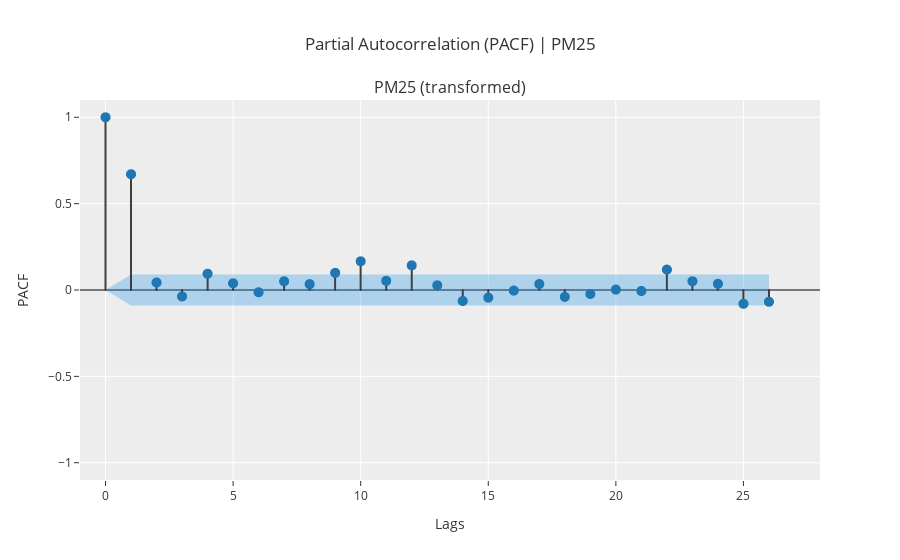

The notebook cell this image was saved under:
### Code cell
plot_model(plot='pacf')

### Figure 1 — Plotly figure (JSON) as saved in the notebook; plotly's stock layout.template omitted (floating-point values rounded to 4 significant figures)
{"data": [{"line": {"color": "#3f3f3f"}, "marker": {"size": 10}, "mode": "lines", "name": "PACF", "showlegend": false, "type": "scattergl", "x": [0, 0], "xaxis": "x", "y": [0, 1], "yaxis": "y"}, {"line": {"color": "#3f3f3f"}, "marker": {"size": 10}, "mode": "lines", "name": "PACF", "showlegend": false, "type": "scattergl", "x": [1, 1], "xaxis": "x", "y": [0, 0.6703], "yaxis": "y"}, {"line": {"color": "#3f3f3f"}, "marker": {"size": 10}, "mode": "lines", "name": "PACF", "showlegend": false, "type": "scattergl", "x": [2, 2], "xaxis": "x", "y": [0, 0.04327], "yaxis": "y"}, {"line": {"color": "#3f3f3f"}, "marker": {"size": 10}, "mode": "lines", "name": "PACF", "showlegend": false, "type": "scattergl", "x": [3, 3], "xaxis": "x", "y": [0, -0.03714], "yaxis": "y"}, {"line": {"color": "#3f3f3f"}, "marker": {"size": 10}, "mode": "lines", "name": "PACF", "showlegend": false, "type": "scattergl", "x": [4, 4], "xaxis": "x", "y": [0, 0.09423], "yaxis": "y"}, {"line": {"color": "#3f3f3f"}, "marker": {"size": 10}, "mode": "lines", "name": "PACF", "showlegend": false, "type": "scattergl", "x": [5, 5], "xaxis": "x", "y": [0, 0.03889], "yaxis": "y"}, {"line": {"color": "#3f3f3f"}, "marker": {"size": 10}, "mode": "lines", "name": "PACF", "showlegend": false, "type": "scattergl", "x": [6, 6], "xaxis": "x", "y": [0, -0.01309], "yaxis": "y"}, {"line": {"color": "#3f3f3f"}, "marker": {"size": 10}, "mode": "lines", "name": "PACF", "showlegend": false, "type": "scattergl", "x": [7, 7], "xaxis": "x", "y": [0, 0.05056], "yaxis": "y"}, {"line": {"color": "#3f3f3f"}, "marker": {"size": 10}, "mode": "lines", "name": "PACF", "showlegend": false, "type": "scattergl", "x": [8, 8], "xaxis": "x", "y": [0, 0.03374], "yaxis": "y"}, {"line": {"color": "#3f3f3f"}, "marker": {"size": 10}, "mode": "lines", "name": "PACF", "showlegend": false, "type": "scattergl", "x": [9, 9], "xaxis": "x", "y": [0, 0.0993], "yaxis": "y"}, {"line": {"color": "#3f3f3f"}, "marker": {"size": 10}, "mode": "lines", "name": "PACF", "showlegend": false, "type": "scattergl", "x": [10, 10], "xaxis": "x", "y": [0, 0.1663], "yaxis": "y"}, {"line": {"color": "#3f3f3f"}, "marker": {"size": 10}, "mode": "lines", "name": "PACF", "showlegend": false, "type": "scattergl", "x": [11, 11], "xaxis": "x", "y": [0, 0.05316], "yaxis": "y"}, {"line": {"color": "#3f3f3f"}, "marker": {"size": 10}, "mode": "lines", "name": "PACF", "showlegend": false, "type": "scattergl", "x": [12, 12], "xaxis": "x", "y": [0, 0.1426], "yaxis": "y"}, {"line": {"color": "#3f3f3f"}, "marker": {"size": 10}, "mode": "lines", "name": "PACF", "showlegend": false, "type": "scattergl", "x": [13, 13], "xaxis": "x", "y": [0, 0.02711], "yaxis": "y"}, {"line": {"color": "#3f3f3f"}, "marker": {"size": 10}, "mode": "lines", "name": "PACF", "showlegend": false, "type": "scattergl", "x": [14, 14], "xaxis": "x", "y": [0, -0.06359], "yaxis": "y"}, {"line": {"color": "#3f3f3f"}, "marker": {"size": 10}, "mode": "lines", "name": "PACF", "showlegend": false, "type": "scattergl", "x": [15, 15], "xaxis": "x", "y": [0, -0.0444], "yaxis": "y"}, {"line": {"color": "#3f3f3f"}, "marker": {"size": 10}, "mode": "lines", "name": "PACF", "showlegend": false, "type": "scattergl", "x": [16, 16], "xaxis": "x", "y": [0, -0.00336], "yaxis": "y"}, {"line": {"color": "#3f3f3f"}, "marker": {"size": 10}, "mode": "lines", "name": "PACF", "showlegend": false, "type": "scattergl", "x": [17, 17], "xaxis": "x", "y": [0, 0.03463], "yaxis": "y"}, {"line": {"color": "#3f3f3f"}, "marker": {"size": 10}, "mode": "lines", "name": "PACF", "showlegend": false, "type": "scattergl", "x": [18, 18], "xaxis": "x", "y": [0, -0.03968], "yaxis": "y"}, {"line": {"color": "#3f3f3f"}, "marker": {"size": 10}, "mode": "lines", "name": "PACF", "showlegend": false, "type": "scattergl", "x": [19, 19], "xaxis": "x", "y": [0, -0.02268], "yaxis": "y"}, {"line": {"color": "#3f3f3f"}, "marker": {"size": 10}, "mode": "lines", "name": "PACF", "showlegend": false, "type": "scattergl", "x": [20, 20], "xaxis": "x", "y": [0, 0.002318], "yaxis": "y"}, {"line": {"color": "#3f3f3f"}, "marker": {"size": 10}, "mode": "lines", "name": "PACF", "showlegend": false, "type": "scattergl", "x": [21, 21], "xaxis": "x", "y": [0, -0.005836], "yaxis": "y"}, {"line": {"color": "#3f3f3f"}, "marker": {"size": 10}, "mode": "lines", "name": "PACF", "showlegend": false, "type": "scattergl", "x": [22, 22], "xaxis": "x", "y": [0, 0.1179], "yaxis": "y"}, {"line": {"color": "#3f3f3f"}, "marker": {"size": 10}, "mode": "lines", "name": "PACF", "showlegend": false, "type": "scattergl", "x": [23, 23], "xaxis": "x", "y": [0, 0.05053], "yaxis": "y"}, {"line": {"color": "#3f3f3f"}, "marker": {"size": 10}, "mode": "lines", "name": "PACF", "showlegend": false, "type": "scattergl", "x": [24, 24], "xaxis": "x", "y": [0, 0.03559], "yaxis": "y"}, {"line": {"color": "#3f3f3f"}, "marker": {"size": 10}, "mode": "lines", "name": "PACF", "showlegend": false, "type": "scattergl", "x": [25, 25], "xaxis": "x", "y": [0, -0.08003], "yaxis": "y"}, {"line": {"color": "#3f3f3f"}, "marker": {"size": 10}, "mode": "lines", "name": "PACF", "showlegend": false, "type": "scattergl", "x": [26, 26], "xaxis": "x", "y": [0, -0.06794], "yaxis": "y"}, {"marker": {"color": "#1f77b4", "size": 10}, "mode": "markers", "name": "PACF", "showlegend": false, "type": "scattergl", "x": [0, 1, 2, 3, 4, 5, 6, 7, 8, 9, 10, 11, 12, 13, 14, 15, 16, 17, 18, 19, 20, 21, 22, 23, 24, 25, 26], "xaxis": "x", "y": [1, 0.6703, 0.04327, -0.03714, 0.09423, 0.03889, -0.01309, 0.05056, 0.03374, 0.0993, 0.1663, 0.05316, 0.1426, 0.02711, -0.06359, -0.0444, -0.00336, 0.03463, -0.03968, -0.02268, 0.002318, -0.005836, 0.1179, 0.05053, 0.03559, -0.08003, -0.06794], "yaxis": "y"}, {"line": {"color": "rgba(255,255,255,0)"}, "marker": {"size": 10}, "mode": "lines", "name": "UC", "showlegend": false, "type": "scatter", "x": [0, 1, 2, 3, 4, 5, 6, 7, 8, 9, 10, 11, 12, 13, 14, 15, 16, 17, 18, 19, 20, 21, 22, 23, 24, 25, 26], "xaxis": "x", "y": [0, 0.08946, 0.08946, 0.08946, 0.08946, 0.08946, 0.08946, 0.08946, 0.08946, 0.08946, 0.08946, 0.08946, 0.08946, 0.08946, 0.08946, 0.08946, 0.08946, 0.08946, 0.08946, 0.08946, 0.08946, 0.08946, 0.08946, 0.08946, 0.08946, 0.08946, 0.08946], "yaxis": "y"}, {"fill": "tonexty", "fillcolor": "rgba(32, 146, 230,0.3)", "line": {"color": "rgba(255,255,255,0)"}, "marker": {"size": 10}, "mode": "lines", "name": "LC", "showlegend": false, "type": "scatter", "x": [0, 1, 2, 3, 4, 5, 6, 7, 8, 9, 10, 11, 12, 13, 14, 15, 16, 17, 18, 19, 20, 21, 22, 23, 24, 25, 26], "xaxis": "x", "y": [0, -0.08946, -0.08946, -0.08946, -0.08946, -0.08946, -0.08946, -0.08946, -0.08946, -0.08946, -0.08946, -0.08946, -0.08946, -0.08946, -0.08946, -0.08946, -0.08946, -0.08946, -0.08946, -0.08946, -0.08946, -0.08946, -0.08946, -0.08946, -0.08946, -0.08946, -0.08946], "yaxis": "y"}], "layout": {"annotations": [{"font": {"size": 16}, "showarrow": false, "text": "PM25 (transformed)", "x": 0.5, "xanchor": "center", "xref": "paper", "y": 1, "yanchor": "bottom", "yref": "paper"}], "showlegend": false, "title": {"text": "Partial Autocorrelation (PACF) | PM25"}, "xaxis": {"anchor": "y", "domain": [0, 1], "range": [-1, 28], "title": {"text": "Lags"}}, "yaxis": {"anchor": "x", "domain": [0, 1], "range": [-1.1, 1.1], "title": {"text": "PACF"}, "zerolinecolor": "#000000"}}}
